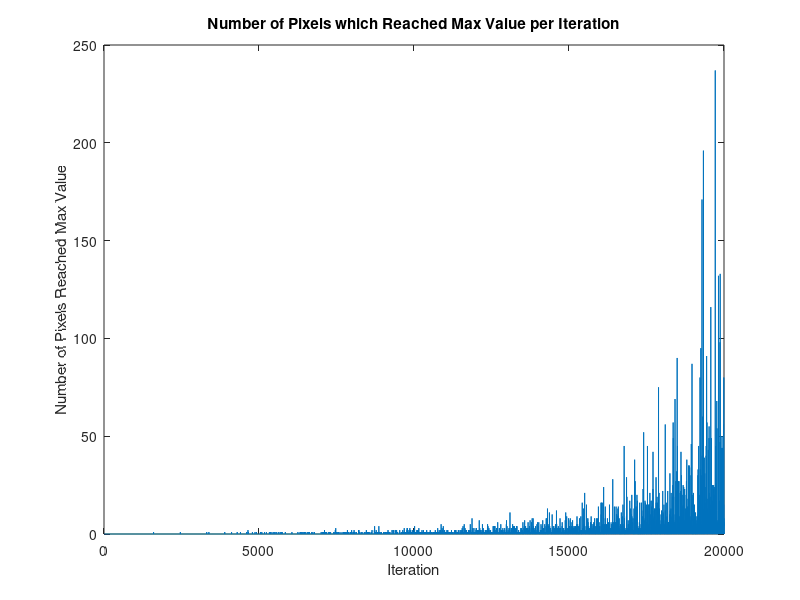
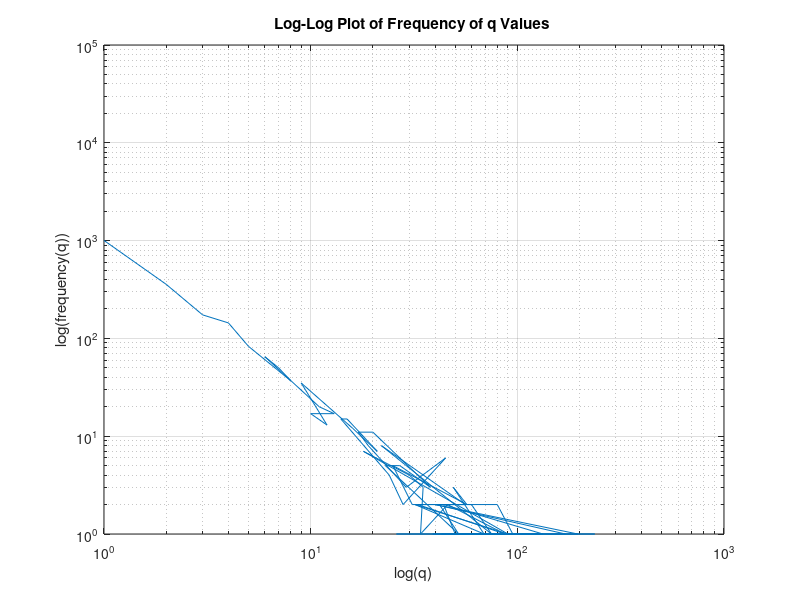

These charts were generated, in order, by the following MATLAB code:
close all;
size = 100;
sandGrid = zeros(size,size);
maxIteration = 20000;
criticalHeight = 4;
q=zeros(maxIteration,1);

for i=1:maxIteration
    %Pick a random index. 
    location = randi(size*size,1);
    %Increase by one.
    sandGrid(location)=sandGrid(location)+1;
    %Find all indices >=4 now
    [rows,cols]=find(sandGrid>=criticalHeight);
    while (~isempty(rows))
        %Increase Q
        q(i)=q(i)+length(rows);
        for j=1:length(rows)
           row = rows(j);
           col = cols(j);
           sandGrid(row,col) = sandGrid(row,col)-4;
           if(col+1<=size)
            sandGrid(row,col+1)=sandGrid(row,col+1)+1;
           end
           if(col-1>=1)
           sandGrid(row,col-1)=sandGrid(row,col-1)+1;
           end
           if(row+1<=size)
           sandGrid(row+1,col)=sandGrid(row+1,col)+1;
           end
           if(row-1>=1)
           sandGrid(row-1,col)=sandGrid(row-1,col)+1;
           end
        end    
         %Find everything >= critical after this. 
         [rows,cols]=find(sandGrid>=criticalHeight);
    end
    
end

figure
plot(1:1:i,q)
xlabel('Iteration');
ylabel('Number of Pixels Reached Max Value');
title('Number of Pixels which Reached Max Value per Iteration');

%Calculations for log-log
tabulation = tabulate(q);
frequency = tabulation(:,1:2);

figure
loglog(frequency(:,1),frequency(:,2))
xlabel('log(q)');
ylabel('log(frequency(q))');
title('Log-Log Plot of Frequency of q Values ');
grid on